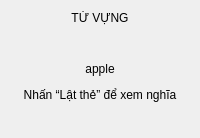
                 <widget class="QWidget" name="cardFrontPage">
                  <layout class="QVBoxLayout" name="cardFrontLayout">
                   <property name="spacing">
                    <number>12</number>
                   </property>
                   <item>
                    <widget class="QLabel" name="cardEyebrow">
                     <property name="text">
                      <string>TỪ VỰNG</string>
                     </property>
                     <property name="alignment">
                      <set>Qt::AlignCenter</set>
                     </property>
                    </widget>
                   </item>
                   <item>
                    <spacer name="frontTopSpacer">
                     <property name="orientation">
                      <enum>Qt::Vertical</enum>
                     </property>
                     <property name="sizeHint" stdset="0">
                      <size>
                       <width>20</width>
                       <height>25</height>
                      </size>
                     </property>
                    </spacer>
                   </item>
                   <item>
                    <widget class="QLabel" name="cardTerm">
                     <property name="text">
                      <string>apple</string>
                     </property>
                     <property name="alignment">
                      <set>Qt::AlignCenter</set>
                     </property>
                    </widget>
                   </item>
                   <item>
                    <widget class="QLabel" name="cardHint">
                     <property name="text">
                      <string>Nhấn “Lật thẻ” để xem nghĩa</string>
                     </property>
                     <property name="alignment">
                      <set>Qt::AlignCenter</set>
                     </property>
                    </widget>
                   </item>
                   <item>
                    <spacer name="frontBottomSpacer">
                     <property name="orientation">
                      <enum>Qt::Vertical</enum>
                     </property>
                     <property name="sizeHint" stdset="0">
                      <size>
                       <width>20</width>
                       <height>25</height>
                      </size>
                     </property>
                    </spacer>
                   </item>
                  </layout>
                 </widget>
